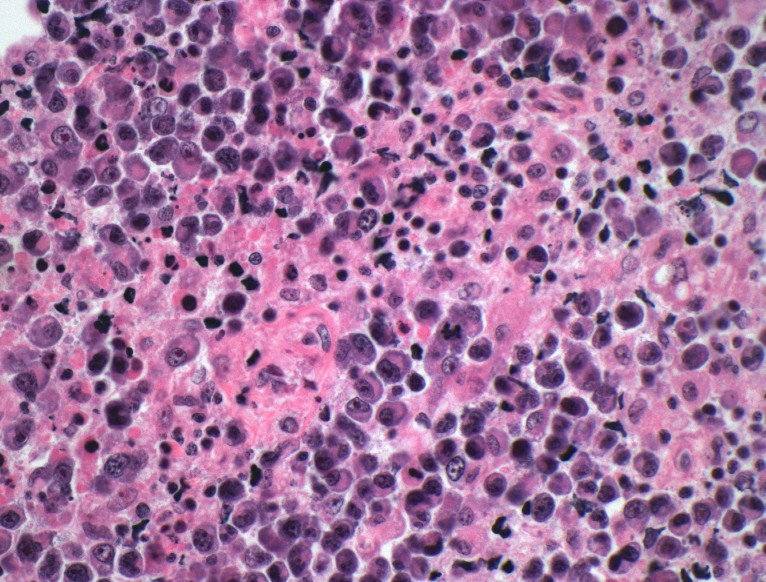
#> input picture P2/43601.jpg, 2296 x 1744 px (shown at 1/3 size)
$ python convert_RGB_CMY_HSI.py P2/43601.jpg
#> lines starting #> are read from the running program, lines starting #| are printed output that depends on the picture
#> further down, img is the input picture: shape (1744, 2296, 3); mean B, G, R 157.1, 115.9, 161.4
### transform/colorcode.py
import sys
import numpy as np

'''
This module contains methods related to color code conversion of color images.
'''

# [13 lines left out: function RGB2XYZ, not called in this run]

def RGB2CMY(imgRGB):
    '''
    Convert RGB to CMY
    C = 1 - R
    M = 1 - G
    Y = 1 - B,
    where R=r/255, G=g/255, B=b/255, r,g,b are the gray values of a pixel in 3 channels.

    '''

    return 1-(imgRGB/255) # Normalize RGB image from 0-255 to 0-1 range, then subtract from 1 to get CMY

def CMY2RGB(imgCMY):
    '''
    Convert CMY to RGB
    R = 1 - C
    G = 1 - M
    B = 1 - Y,
    '''

    return 1-imgCMY

def CMY2CMYK(imgCMY):
    '''
    Convert CMY to CMYK
    K = min(C,M,Y),
    if K=1, C=M=Y=0
    else, C=(C-K)/(1-K), M=(M-K)/(1-K), Y=(Y-K)/(1-K)
    '''

    K=np.amin(imgCMY,axis=2)              # minimum of C,M,Y is to be mixed to Black(K)
    KKK=np.dstack([K,K,K])                # make black matrix(K) 3-D so it can be subtracted from CMY
    CMY=imgCMY-KKK                        # if K=1, C,M,Y=0, else C=C-K, M=M-K, Y=Y-K
    K1=np.ones(CMY.shape)-KKK             # 1-K 3-D matrix for division from CMY
    np.divide(CMY,K1,out=CMY,where=K1!=0) # if K=1, C,M,Y=0, else C=(C-K)/(1-K), M=(M-K)/(1-K), Y=(Y-K)/(1-K)
    return np.dstack((CMY,K))             # concatenate K matrix after CMY, to form CMYK
#> returned value: shape (1744, 2296, 4) float64

def CMYK2CMY(imgCMYK):
    '''
    Convert CMYK to CMY
    C=C*(1-K)+K,
    M=M*(1-K)+K,
    Y=Y*(1-K)+K
    '''

    K=imgCMYK[:,:,3]              # Extract K from CMYK
    K=np.dstack([K,K,K])          # Convert K to 3-D for image operations
    K1=np.ones(K.shape)-K         # Calculate 1-K
    return imgCMYK[:,:,:3]*K1+K   # C=C*(1-K)+K, M=M*(1-K)+K, Y=Y*(1-K)+K
#> returned value: shape (1744, 2296, 3) float64

def RGB2CMYK(img):
    '''
    Convert from RGB to CMYK
    '''

    return CMY2CMYK(RGB2CMY(img)) # RGB -> CMY -> CMYK

def CMYK2RGB(img):
    '''
    Convert from CMYK to RGB
    '''

    kimg=np.round(255*CMY2RGB(CMYK2CMY(img))).astype(np.uint8) # CMYK -> CMY -> RGB
#> `difimg=img-rgbimg`: difimg: shape (1744, 2296, 3); every value is 0
    return  kimg

def RGB2HSI(imgRGB):
    '''
    Convert from RGB color code to HSI color code
    I=(R+G+B)/3,               Intensity
    S=1-3*min(R,G,B)/(R+G+B),  Saturation
    H=    t, if B <= G,        Hue
      360-t, otherwise
    where Cos(t)=[(R-G)+(R-B)]/2[(R-G)^2+(R-B)(G-B)]^(1/2)
    where X,Y,Z are the RGB channel intensities of a pixel
    '''

    sm=np.sum(imgRGB,axis=2)                        # calculate sum (r+g+b) for each pixel of the image
    i=sm/3                                          # calculate average intensity (r+g+b)/3 for each pixel of the image
    s=1-np.min(imgRGB,axis=2)/i                     # calculate saturation of each pixel
    b,g,r=imgRGB[:,:,0],imgRGB[:,:,1],imgRGB[:,:,2] # seperate r,g,b components to calculate Hue
    r=r.astype(np.float16)
    g=g.astype(np.float16)
    num=(2*r-g-b)                                   # numerator of Cos(t)
    den=2*np.sqrt(np.square(r-g)+(r-b)*(g-b))       # denominator of Cos(t)

    t=np.ones(b.shape,dtype=int)                    # calculate t in degrees
    t=np.divide(num,den,where=den!=0)
    t=np.degrees(np.arccos(t))
    h=np.where(b>g,360-t,t)                         # calculate hue of each pixel

    return np.dstack([h,s,i])                       # create hsi image and return
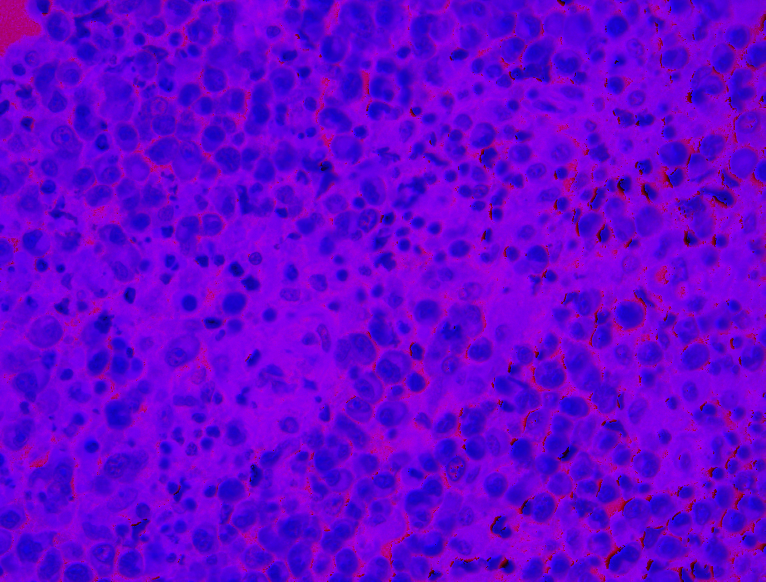
#> returned value: shape (1744, 2296, 3) float64 (shown at 1/3 size); mean of channels 0, 1, 2 295.8, 0.2, 144.8; drawn with min black and max white

def HSI2RGB(imgHSI):
    '''
    Convert from HSI color code to RGB color code
    '''
    # extract hue, saturation and intensity components
    h,s,i=imgHSI[:,:,0],imgHSI[:,:,1],imgHSI[:,:,2]

    # initialise rgb matrices to zero
    b=np.zeros(h.shape,dtype=int)
    g=np.zeros(h.shape,dtype=int)
    r=np.zeros(h.shape,dtype=int)

    # calculate r,g,b chanel values from h,s,i values
    t=i*(1-s)
    b=np.where(h<120,t,b)
    r=np.where((120<=h)&(h<240),t,r)
    g=np.where(h>240,t,g)

    t=s*(np.cos(np.radians(h))/np.cos(np.radians(60-h)))      # for h<120, h is unchanged
    r=np.where(h<120,i*(1+t),r)

    t=s*(np.cos(np.radians(h-120))/np.cos(np.radians(180-h))) # 120<=h<240, h=h-120
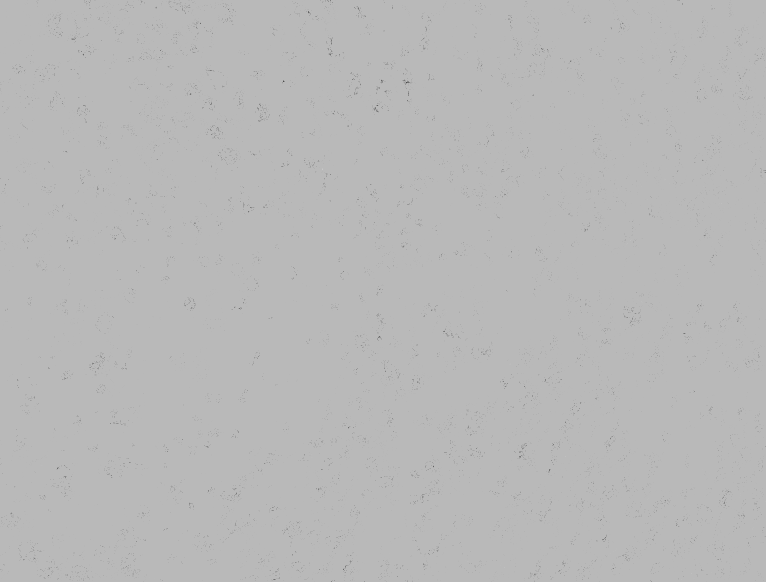
#> t: shape (1744, 2296) float64 (shown at 1/3 size); min -9.87e+15, max 3.69e+15, mean -2.01e+13; drawn with min black and max white
    g=np.where((120<=h)&(h<240),i*(1+t),g)
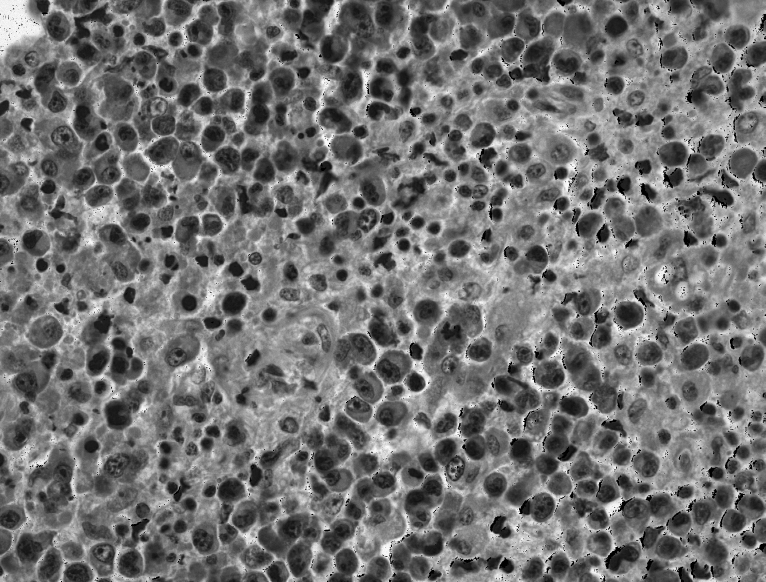
#> g: shape (1744, 2296) float64 (shown at 1/3 size); min 0, max 255.1, mean 113.5; drawn with min black and max white

    t=s*(np.cos(np.radians(h-240))/np.cos(np.radians(300-h))) # h>240, h = h - 240
    b=np.where(h>240,i*(1+t),b)
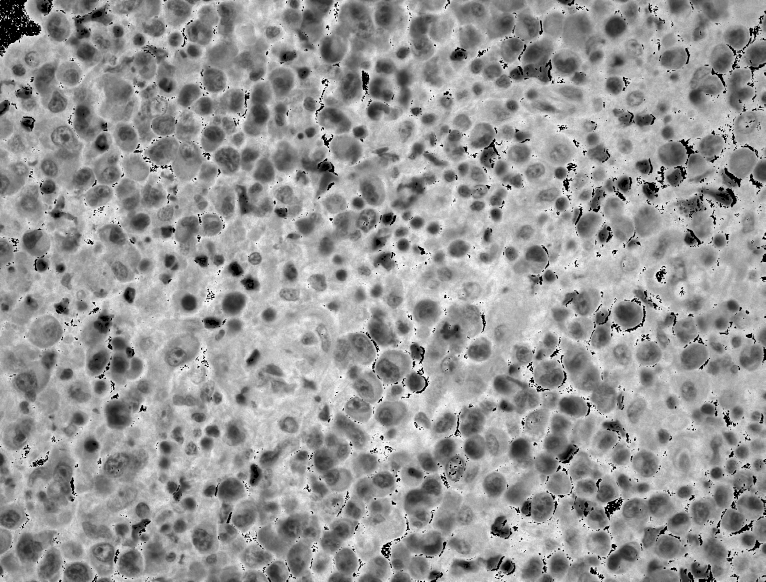
#> b: shape (1744, 2296) float64 (shown at 1/3 size); min 0, max 255.1, mean 151.6; drawn with min black and max white

    g=np.where(h<120,3*i-r-b,g)
    b=np.where((120<=h)&(h<240),3*i-r-g,b)
    r=np.where(h>240,3*i-g-b,r)

    # concatenate rgb chanels and round to 8-bit unsigned integer (range 0-255)
    rgbimg=np.round(np.dstack([b,g,r]))
    rgbimg=rgbimg.astype(np.uint8)

    return rgbimg

### convert_RGB_CMY_HSI.py
import cv2 as cv
import sys
import numpy as np
from matplotlib import pyplot as plt
from transform import colorcode as cl

if __name__=='__main__':
    if len(sys.argv)<2:                                 # Process input file from command line argument
        file="Luna.jpg"                                 # if no input provided, process Luna.jpg
    else:
        file=sys.argv[1]

img=cv.imread(file)                                     # convert file to image tensor

if img is None:
    sys.exit("Could not read the image "+file)

b,g,r=img[:,:,0],img[:,:,1],img[:,:,2]                  # split into blue, green, red

# Convert RGB->CMYK

imgK=cl.RGB2CMYK(img)                                   # convert RGB to CMYK format

# Convert CMYK->RGB and compare with original image

rgbimg=cl.CMYK2RGB(imgK)

difimg=img-rgbimg

# Convert RGB->HSI

oimg=cl.RGB2HSI(img)                                    # convert RGB to HSI format
h,s,i=oimg[:,:,0],oimg[:,:,1],oimg[:,:,2]               # 0<=H<6.28 (2*pi), 0<=S<=1, 0<=I<=255

# Convert HSI->RGB and compare with original image

rgbimg1=cl.HSI2RGB(oimg)
difimg1=img-rgbimg1

# Display RGB and CMYK channels

plt.subplot(241)                                        # plot original image
plt.imshow(img[...,::-1])
plt.title('Original')

plt.subplot(242)                                        # plot gray scale of red image
plt.imshow([1,0,0]*img[...,::-1])
plt.title("Red")

plt.subplot(243)                                        # plot gray scale of green image
plt.imshow([0,1,0]*img[...,::-1])
plt.title("Green")

plt.subplot(244)                                        # plot gray scale of blue image
plt.imshow([0,0,1]*img[...,::-1])
plt.title("Blue")

plt.subplot(245)                                        # plot gray scale of cyan image
imgc=([0,0,1]*imgK[:,:,:3])                             # extract cyan(c) from cmyk
imgc=np.dstack([imgc[:,:,0],imgc[:,:,2],imgc[:,:,2]])   # no red and equal amount (same as c) of green and blue, to display cyan
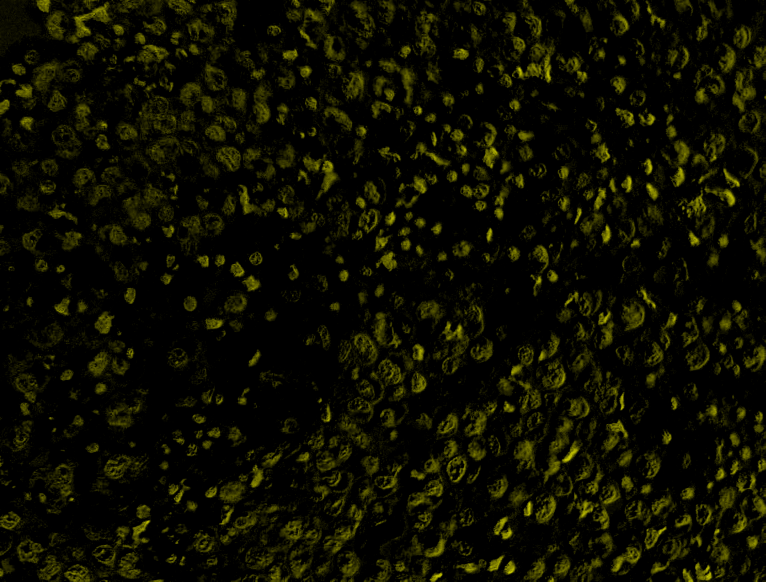
#> imgc: shape (1744, 2296, 3) float64 (shown at 1/3 size); mean B, G, R 0, 0.0571, 0.0571
plt.imshow(imgc)
plt.title("Cyan")

plt.subplot(246)                                        # plot gray scale of magenta image
imgm=([0,1,0]*imgK[:,:,:3])                             # extract magenta (m) from cmyk
imgm=np.dstack([imgm[:,:,1],imgm[:,:,0],imgm[:,:,1]])   # equal (m) amount of red and blue to display magenta
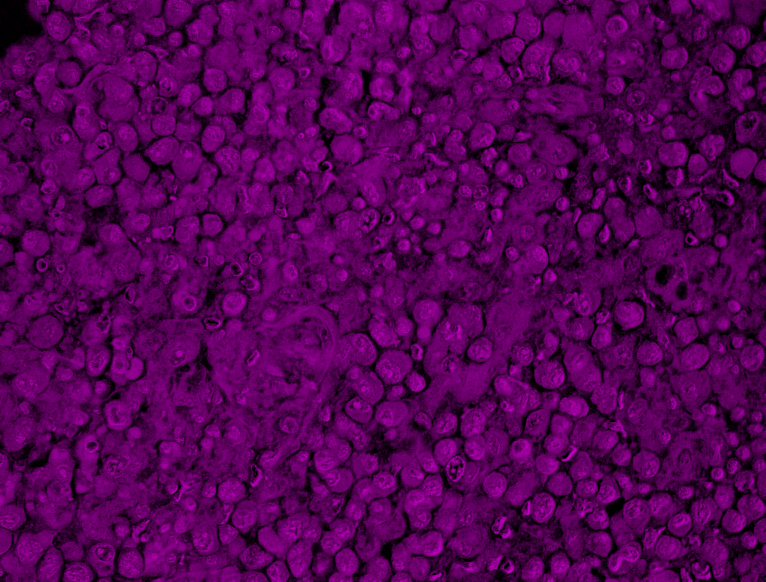
#> imgm: shape (1744, 2296, 3) float64 (shown at 1/3 size); mean B, G, R 0.335, 0, 0.335
plt.imshow(imgm)
plt.title("Magenta")

plt.subplot(247)                                        # plot gray scale of yellow image
imgy=([1,0,0]*imgK[:,:,:3])                             # extract yellow(y) from cmyk
imgy=np.dstack([imgy[:,:,0],imgy[:,:,0],imgy[:,:,1]])   # equal (y) amount of red and green to display yellow
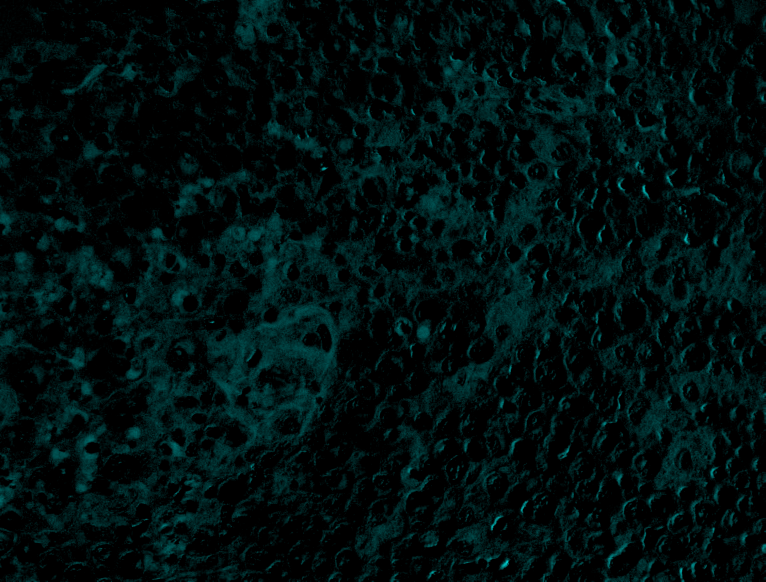
#> imgy: shape (1744, 2296, 3) float64 (shown at 1/3 size); mean B, G, R 0.0599, 0.0599, 0
plt.imshow(imgy)
plt.title("Yellow")

plt.subplot(248)                                        # plot gray scale of black image
plt.imshow(imgK[:,:,3],cmap='gray')                     # extract k from cmyk, show as gray map
plt.title("Black")

plt.savefig(file[:-4]+"_Spectrum.png")

plt.show()

# Display recovered rgb image from cmyk image and the differences between original and recovered images

plt.subplot(131)                                        # plot original image
plt.imshow(img[...,::-1])
plt.title('Original')

plt.subplot(132)                                        # rgb -> cmyk -> rgb image
plt.imshow(rgbimg[...,::-1])
plt.title('RGB->CMYK->RGB')

plt.subplot(133)                                        # difference image
plt.imshow(difimg[...,::-1])
plt.title('Difference')

plt.savefig(file[:-4]+"_Diff.png")

plt.show()

# Display hsi channels

plt.subplot(131)                                        # plot gray scale of hue image
plt.imshow(h,cmap="gray")
plt.title("Hue")

plt.subplot(132)                                        # plot gray scale of saturation image
plt.imshow(s,cmap="gray")
plt.title("Saturation")

plt.subplot(133)                                        # plot gray scale of intensity image
plt.imshow(i,cmap="gray")
plt.title("Intensity")

plt.savefig(file[:-4]+"_HSI_Spectrum.png")

plt.show()

# Display recovered rgb image from hsi image and the differences between original and recovered images

plt.subplot(131)                                        # plot original image
plt.imshow(img[...,::-1])
plt.title('Original')

plt.subplot(132)                                        # rgb -> hsi -> rgb image
plt.imshow(rgbimg1[...,::-1])
plt.title('RGB->HSI->RGB')

plt.subplot(133)                                        # difference image
plt.imshow(difimg1[...,::-1])
plt.title('Difference')

plt.savefig(file[:-4]+"_Diff_rgb_hsi.png")

plt.show()
